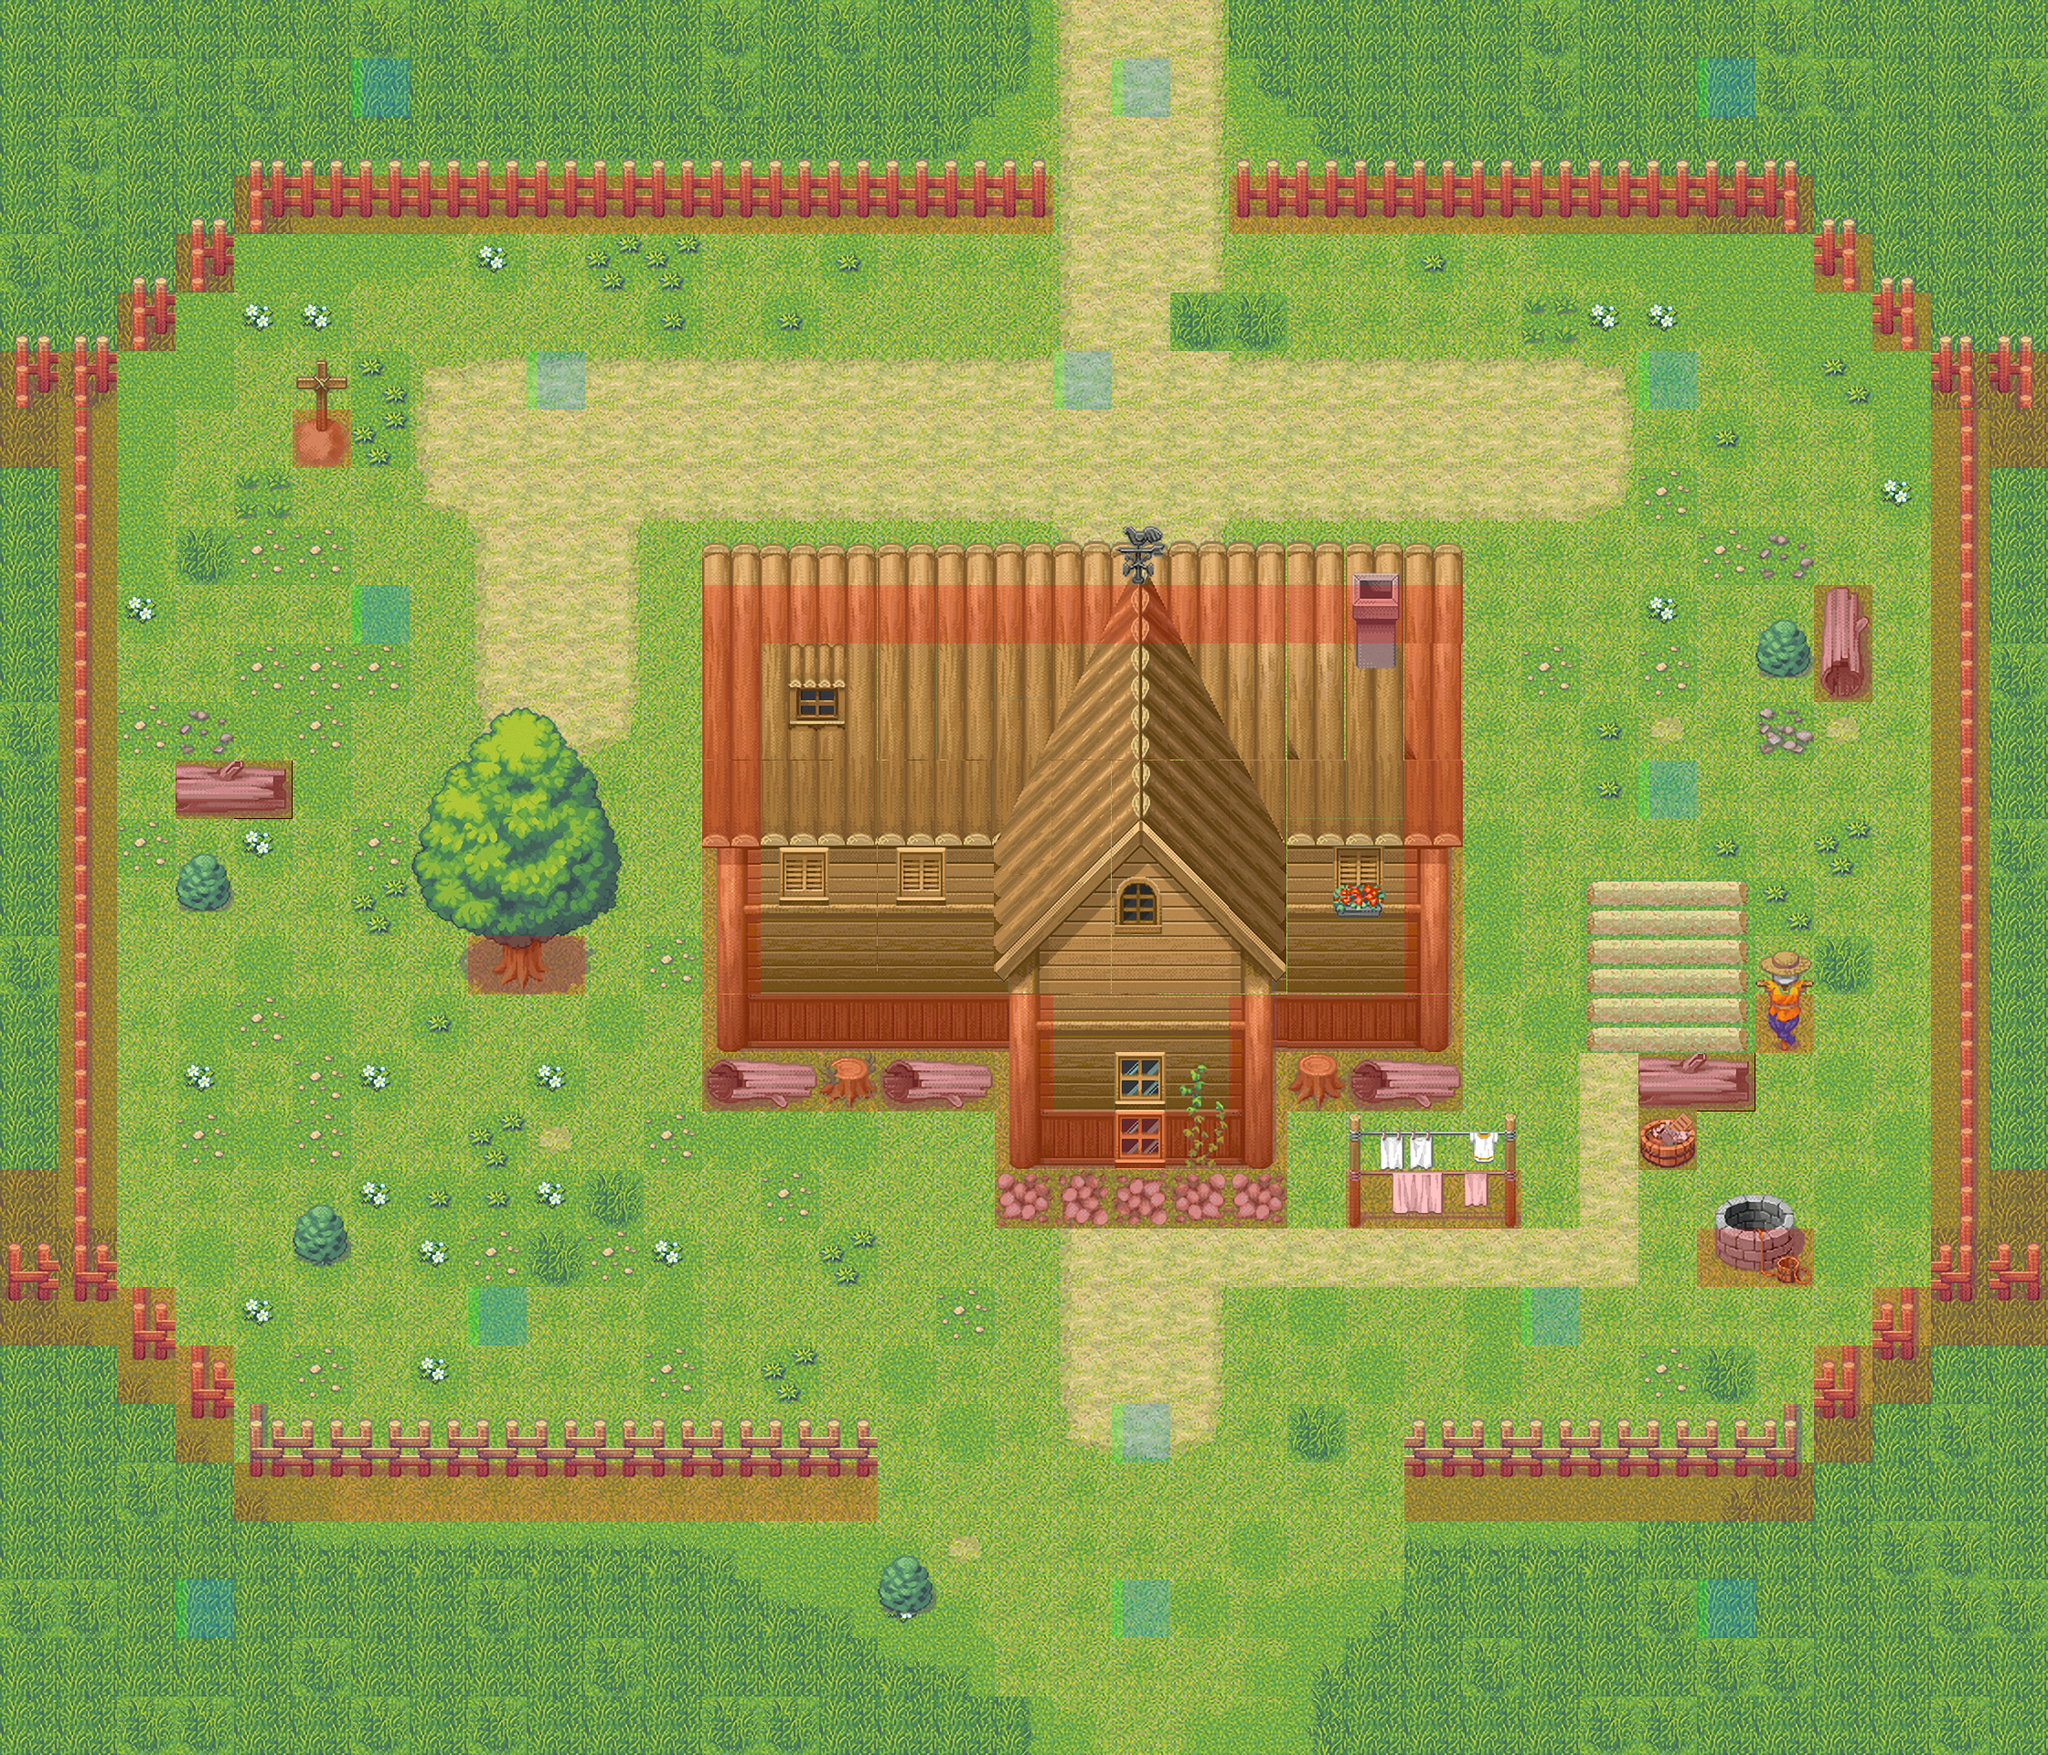

A 2D game scene composited from a Tiled map and its tileset images. What follows is a short description and the map's XML, with each tile layer's data collapsed to a summary:
An orthogonal 35x30 tile map with 64x64 px tiles, 4 tile layers (background, foreground, tree, barrier), 4 tilesets and 7 objects (PlayerPoint, Mon3, Mon4, Mon1, Mon2, ...).

<map version="1.0" orientation="orthogonal" renderorder="right-down" width="35" height="30" tilewidth="64" tileheight="64" nextobjectid="12">
 <tileset firstgid="1" name="background01" tilewidth="64" tileheight="64" tilecount="64" columns="16">
  <image source="background01.png" width="1024" height="256" />
 </tileset>
 <tileset firstgid="65" name="foreground01" tilewidth="64" tileheight="128" tilecount="91" columns="13">
  <image source="foreground01.png" width="832" height="896" />
 </tileset>
 <tileset firstgid="156" name="tree" tilewidth="256" tileheight="320" tilecount="1" columns="1">
  <image source="tree.png" width="256" height="320" />
 </tileset>
 <tileset firstgid="157" name="meta_tiles" tilewidth="64" tileheight="64" tilecount="4" columns="4">
  <image source="meta_tiles.png" width="280" height="70" />
  <tile id="0">
   <properties>
    <property name="Collidable" value="true" />
   </properties>
  </tile>
  <tile id="2">
   <properties>
    <property name="patrolpoint" value="true" />
   </properties>
  </tile>
 </tileset>
 <layer name="background" width="35" height="30">
  <properties>
   <property name="cc_vertexz" value="-1000" />
  </properties>
  <data>[1050 cells, 1050 non-empty, 55 distinct tile ids]</data>
 </layer>
 <layer name="foreground" width="35" height="30">
  <properties>
   <property name="cc_vertexz" value="automatic" />
  </properties>
  <data>[1050 cells, 139 non-empty, 68 distinct tile ids]</data>
 </layer>
 <layer name="tree" width="35" height="30">
  <properties>
   <property name="cc_vertexz" value="automatic" />
  </properties>
  <data>[1050 cells, 1 non-empty, 1 distinct tile ids]</data>
 </layer>
 <layer name="barrier" width="35" height="30" opacity="0.23">
  <data>[1050 cells, 183 non-empty, 2 distinct tile ids]</data>
 </layer>
 <objectgroup name="objects">
  <object id="1" name="PlayerPoint" x="1088" y="1342" width="66" height="64" />
  <object id="3" name="Mon3" x="705.333" y="384" width="61.3333" height="62.6667" />
  <object id="4" name="Mon4" x="384" y="1792" width="66" height="66" />
  <object id="5" name="Mon1" x="448" y="60" width="68" height="64" />
  <object id="6" name="Mon2" x="1216" y="60" width="64" height="60" />
  <object id="7" name="Mon5" x="1216" y="1792" width="64" height="68" />
  <object id="10" name="Mon6" x="1793.33" y="1729.33" width="61.3333" height="62.6667" />
 </objectgroup>
</map>
